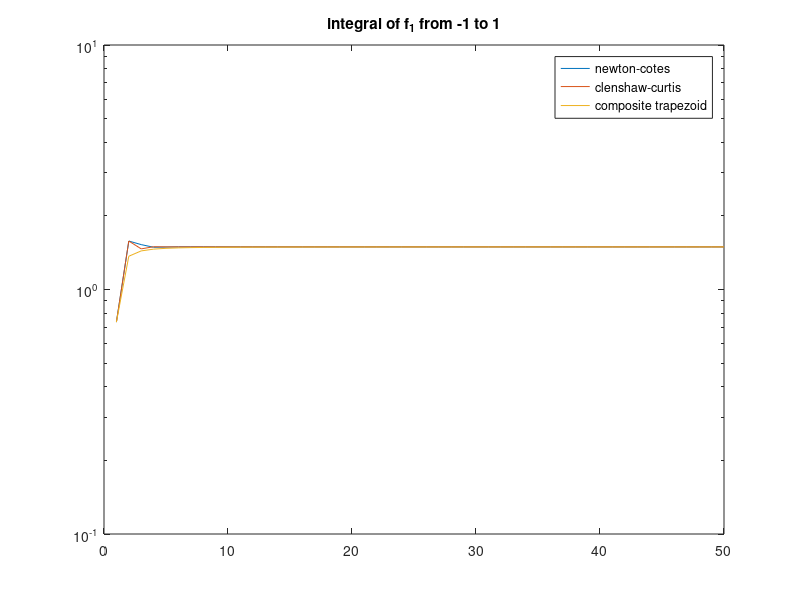
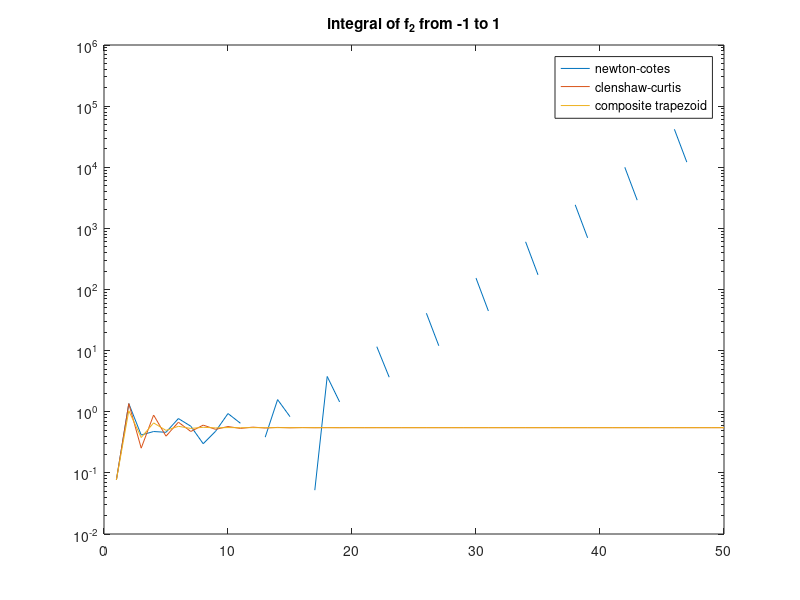
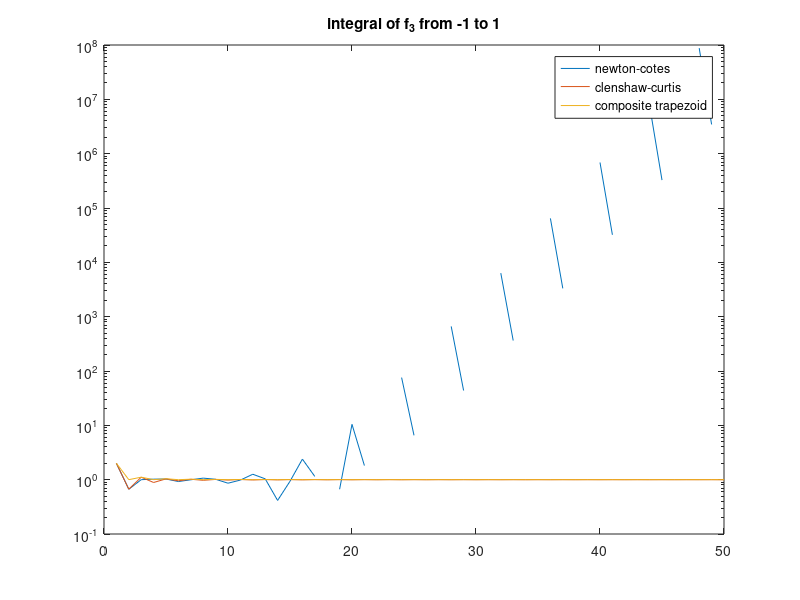
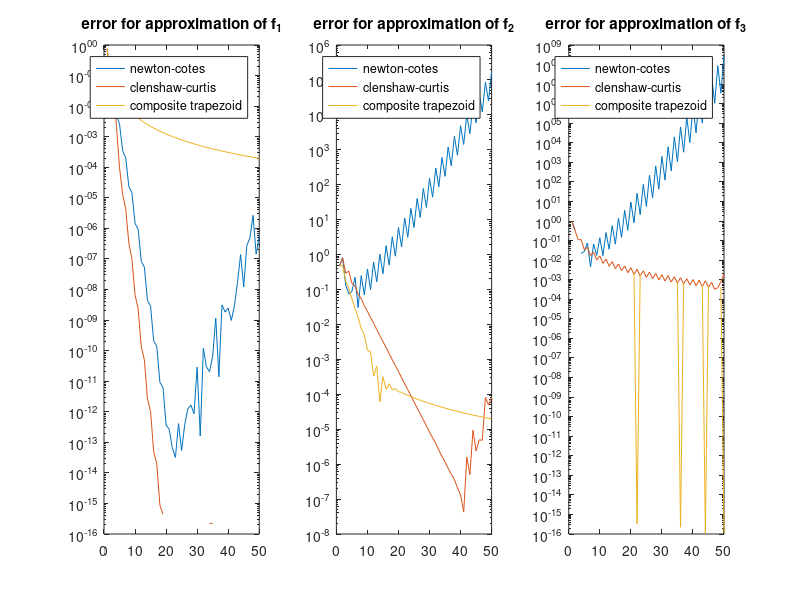

The MATLAB script that drew these images, in order:
function hw6
% quan le
% caam 453: Numerical Analysis II
% problem set 6

close all

problem1
problem2
problem3
end

function problem1
eps2 = abs(2*(3/2 - 1) - 1)
eps3 = abs(3*(4/3 - 1) - 1)
eps4 = abs(4*(5/4 - 1) - 1)
eps5 = abs(5*(6/5 - 1) - 1)
eps % This is the internal machine precision.

% verifies internal machine precision is 2^-52
eps*2^52;

% verifies that only fractional powers of 2 are exact
M = [];
for i=1:50
    M(i) = abs(i*((i+1)/i - 1) - 1);
end
M';
end

function problem2
% problem 2.1: newtoncotes() and clenshawcurtis()

% problem 2.2

f1 = @(x) exp(-x.^2);
f2 = @(x) (1+25*x.^2).^-1;
f3 = @(x) abs(x);

% show convergence
dataf1 = []; dataf2 = []; dataf3 = [];
for N = 1:50
    dataf1(N,:) = [newtoncotes(f1,-1,1,N);
                   clenshawcurtis(f1,-1,1,N);
                   comptrap(f1,-1,1,N)]';
    dataf2(N,:) = [newtoncotes(f2,-1,1,N)
              clenshawcurtis(f2,-1,1,N)
              comptrap(f2,-1,1,N)];
    dataf3(N,:) = [newtoncotes(f3,-1,1,N)
              clenshawcurtis(f3,-1,1,N)
              comptrap(f3,-1,1,N)];
end

% plot values of integral
figure
semilogy(dataf1)
title("integral of f_1 from -1 to 1")
legend("newton-cotes", "clenshaw-curtis", "composite trapezoid")

figure
semilogy(dataf2)
title("integral of f_2 from -1 to 1")
legend("newton-cotes", "clenshaw-curtis", "composite trapezoid")

figure
semilogy(dataf3)
title("integral of f_3 from -1 to 1")
legend("newton-cotes", "clenshaw-curtis", "composite trapezoid")

% NOTE that the negative values for the integral are omitted


% problem 2.3

% on the interval -1 to 1, max|f1'| is small compared 
% to |f2'|, and |f3'| has a discontinuity. Thus, we see 
% terrible errors for newton-cotes, and better errors for 
% clenshaw-curtis. Since none of the functions are highly
% oscillitory, we have standard convergence for composite trapezoid

% problem 2.4

tic;
clenshawcurtis(f1,-1,1,20);
t1 = toc; tic;
comptrap(f1,-1,1,20);
t2 = toc; tic;
quad(f1,-1,1,1e-15);
t3 = toc;

disp("time to compute clenshaw-curtis")
disp(t1)
disp("time to compute composite trapezoid")
disp(t2)
disp("time to compute matlab quad")
disp(t3)

% % error for the above time calculations
% format long
% clenshawcurtis(f1,-1,1,20)-sqrt(pi)*erf(1)
% comptrap(f1,-1,1,20)-sqrt(pi)*erf(1)
% format short

% bonus error plots
E1 = abs(dataf1-sqrt(pi)*erf(1));
E2 = abs(dataf2-2*atan(5)/5);
E3 = abs(dataf3-1);

figure
subplot(1,3,1)
semilogy(E1)
title("error for approximation of f_1")
legend("newton-cotes", "clenshaw-curtis", "composite trapezoid")
subplot(1,3,2)
semilogy(E2)
title("error for approximation of f_2")
legend("newton-cotes", "clenshaw-curtis", "composite trapezoid")
subplot(1,3,3)
semilogy(E3)
title("error for approximation of f_3")
legend("newton-cotes", "clenshaw-curtis", "composite trapezoid")

set(gcf,'position',100+0.6*get(0,'ScreenSize'))
end

function I = newtoncotes(f,a,b,N)
% Newton-Cotes quadrature 
% that approximates the integral of a function 
% by the  integral of the degree-N
% polynomial that interpolates it at
% N+1 equispaced points.

% input: f function
%        a,b domain of integration
%        N order of polynomial

x = linspace(a,b,N+1)'; y = f(x);
p = polynomial_interp(x,f)';
I = polyval(polyint(p),b)-polyval(polyint(p),a);
end

function I = clenshawcurtis(f,a,b,N)
% Clenshaw-Curtis quadrature that 
% approximates the integral of a function by the integral 
% of the degree-N polynomial that interpolates it at
% N+1 Chebyshev points.

% inputs: see ncquad

x = cos(pi*(N:-1:0)/N)'; % chebyshev points
x = x*(b-a)/2 + (b+a)/2; % scale points
p = polynomial_interp(x,f)';
I = polyval(polyint(p),b)-polyval(polyint(p),a);
end

function p = polynomial_interp(x,f)
% problem 3.1, hw 5

% Input :
%    x is a vector of size n+1 that contains interpolation points. 
%    f is a handle to the function.
%   Output:
%    p  is a vector of size n+1 that contains the 
%       coefficients of the nth order polynomial 
%       that interpolates f at x.
A = vander(x);
p = A\f(x);
end

function I = comptrap(f,a,b,N)
% computes the composite trapezoid method
% usind N+1 points and N intervals

x = linspace(a,b,N+1)';

% I = 0;
% for i = 1:N
%     I = I + newtoncotes(f,x(i),x(i+1),1);
% end

y = f(x);
h = (b-a)/N;
I = h*(f(a)+f(b)+2*sum(y(2:N)))/2;
end

function problem3

% [val1, N1] = myquad(@(x) 1+atan(30.*x), -1, 1, 1e-6)
% [val1, N1] = myquad(@(x) x+sin(x.^4), 0, 3, 1e-12)
% [val1, N1] = myquad(@(x) exp(-x.^2), -100, 100, 1e-12)

% initialize functions and parameters

f1 = @(x) exp(-x.^2);
f2 = @(x) (1+25*x.^2).^-1;
f3 = @(x) abs(x);
f4 = @(x) 1+atan(30.*x);
f5 = @(x) x+sin(x.^4);
f6 = @(x) x+sin(x.^4);

F = {f1, f2, f3, f4, f5, f6};
A = [-1,1,1e-12]; A = [A; A; A];
A(4:6,:) = [-1, 1, 1e-6; 0, 3, 1e-12; -100, 100, 1e-12];

% compute values of integral, determine number of evaluations
QQ = []; NN = [];
for i = 1:6
    [Q1,N1] = quad(F{i},A(i,1),A(i,2),A(i,3));
    [Q2,N2] = myquad(F{i},A(i,1),A(i,2),A(i,3));
    QQ(i,:) = [Q1 Q2];
    NN(i,:) = [N1 N2];
end

format long
disp("val of quad vs myquad")
disp(QQ)
disp("evals of quad vs myquad")
disp(NN)
format short

% % visualizing the evaluation points
% [~,~,pts] = myquadvis(f1,-1,1,1e-8);
% plot(pts(:,1),pts(:,2),".")

% brief discussion on the myquad algorithm

% we wish to minimize the number of iterations, while also attaining
% a high degree of accuracy. Since we are using a composite method,
% let us choose the simplest closed form method given: simpson's method

% simpson's method is fourth order accurate, but to increase accuracy,
% we also use richardson extrapolation to get a romberg integration 
% method. A single step yeilds an eighth order accurate approximation:

% let ø(h) be simpsons method

% R(j,0) := ø(h/2^j)    j≥0
% R(j,k) := 2^rk R(j,k-1) - R(j-1,k-1)    k≥j≥0
%           ¯¯¯¯¯¯¯ 2^rk - 1 ¯¯¯¯¯¯¯¯¯¯

% R(1,1) := (16R(1,0)-R(0,0))/15

% Then, |R11-R10| is O(h^4). If |R11-R10|<eps, then
% R11 is very likely to be within tolerance, 
% since its error is O(h^8).
% We cannot say for certain though, since if the derivatives of 
% ø(h) near zero are very large, Ω(h^-4), then 
% the estimate may not be in tolerance. However, this is in
% the extreme case. Well behaved functions should converge as normal.
end

function [val,N] = myquad(f,a,b,eps)
% adaptive quadrature

% Input: f   is a handle to a function f(x)
%        a   is the lower bound of integration
%        b   is the upper bound of integration
%        eps is the user-defined precision

% Output: val is the computed value of the integral
%         N   is the number of evaluations of f

c = (a + b)/2;
y = f([a, b, c]);
fa = y(1); fb = y(2); fc = y(3);
[val,N] = iterquad(f,a,b,fa,fc,fb,eps,3);

if N > 1e4
    disp("maximum number of iterations attained")
end
end


function [R11,N] = iterquad(f,a,b,fa,fc,fb,eps,N)
% recursive step

% Input: f   is a handle to a function f(x)
%        a   is the lower bound of integration
%        b   is the upper bound of integration
%        fa  = f(a)
%        fc  = f(c)
%        fb  = f(b)
%        eps is the user-defined precision
%        N   is the number of evaluations of f

% Output: R11 is the computed value of the integral
%         N   is the number of evaluations of f

h = b - a;
c = (a + b)/2;
fd = f((a + c)/2); fe = f((c + b)/2);
N = N + 2;

% simpson's rule one interval
R00 = h*(fa + 4*fc + fb)/6;

% simpson's rule two intervals
R10 = h*(fa + 4*fd + 2*fc + 4*fe + fb)/12;

% romberg integration step
R11 = R10 + (R10 - R00)/15;

if abs(R11-R10) < eps
    % satisfying bound
    return
end

if N > 1e4
    % max iterations
    return
end

% recursive step
[Qac,N] = iterquad(f,a,c,fa,fd,fc,eps,N);
[Qcb,N] = iterquad(f,c,b,fc,fe,fb,eps,N);
R11 = Qac + Qcb;
end


% function [val,N,xy] = myquadvis(f,a,b,eps)
% 
% c = (a + b)/2;
% y = f([a, b, c]);
% fa = y(1); fb = y(2); fc = y(3);
% [val,N,xy] = iterquad2(f,a,b,fa,fc,fb,eps,3,[a fa; b fb; c fc]);
% if N > 1e4
%     disp("maximum number of iterations attained")
% end
% xy = sortrows(xy);
% end
% 
% function [R11,N,xy] = iterquad2(f,a,b,fa,fc,fb,eps,N,xy)
% % recursive step
% 
% h = b - a;
% c = (a + b)/2;
% N = N + 2;
% d = (a + c)/2;
% e = (c + b)/2;
% fd = f(d);
% fe = f(e);
% 
% xy = [xy; d fd; e fe];
% 
% % simpson's rule one interval
% R00 = h*(fa + 4*fc + fb)/6;
% 
% % simpson's rule two intervals
% R10 = h*(fa + 4*fd + 2*fc + 4*fe + fb)/12;
% 
% % romberg integration step
% R11 = R10 + (R10 - R00)/15;
% 
% if abs(R11-R10) < eps
%     % satisfying bound
%     return
% end
% 
% if N > 1e4
%     % max iterations
%     return
% end
% 
% [Qac,N,xy] = iterquad2(f,a,c,fa,fd,fc,eps,N,xy);
% [Qcb,N,xy] = iterquad2(f,c,b,fc,fe,fb,eps,N,xy);
% R11 = Qac + Qcb;
% end
